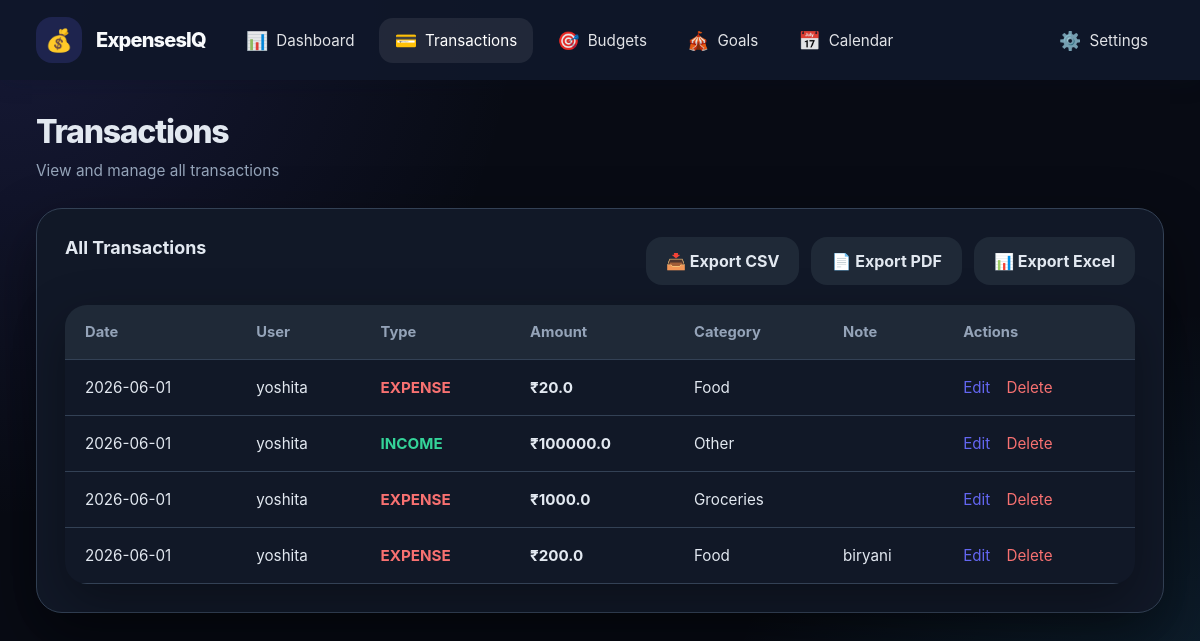
The page /transactions (signed in) on the database as committed earlier.
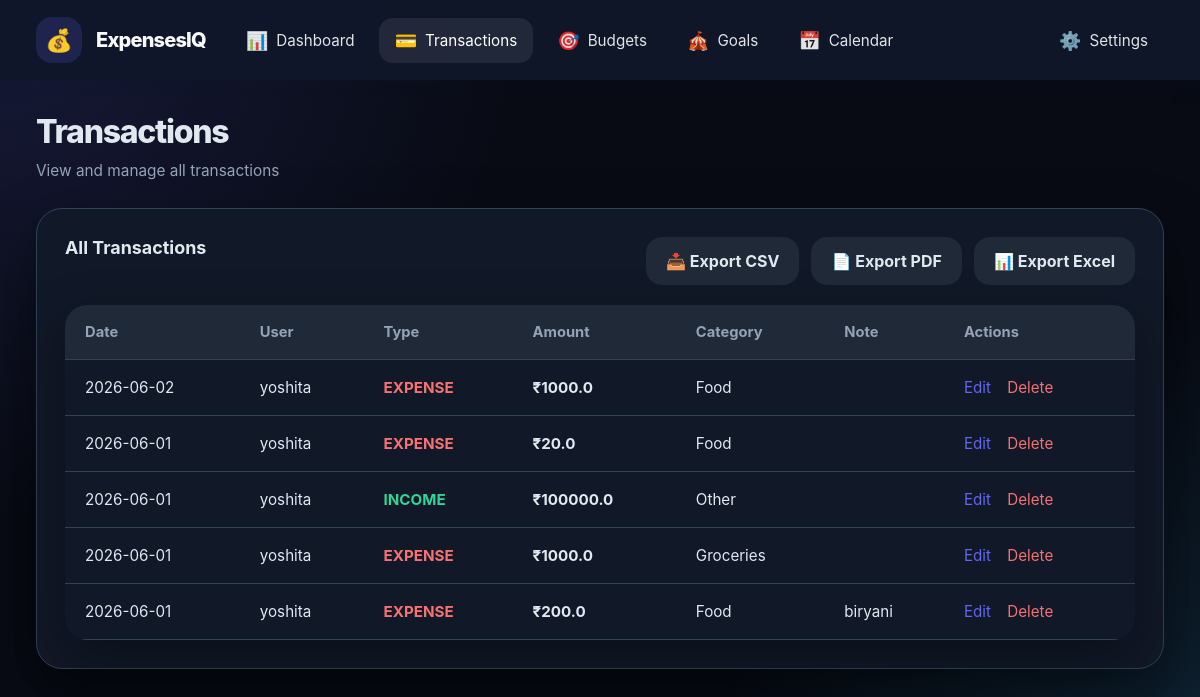
The same page on the database as committed later.
### tables this page shows
CREATE TABLE transactions(

            id INTEGER PRIMARY KEY AUTOINCREMENT,

            group_name TEXT,

            user TEXT,

            amount REAL,

            category TEXT,

            type TEXT,

            note TEXT,

            date TEXT
        );

### app.py (the view)
@app.route('/transactions')
def transactions_page():
    if 'user' not in session:
        return redirect(url_for('login'))
    group_name = session['group_name']
    requested_date = request.args.get('date', '').strip()
    conn = get_db()
    cur = conn.cursor()
    if requested_date:
        cur.execute(
            'SELECT * FROM transactions WHERE group_name=? AND date=? ORDER BY id DESC',
            (group_name, requested_date),
        )
        rows = [dict(r) for r in cur.fetchall()]
        total_for_date = sum(r.get('amount', 0.0) for r in rows if r.get('type') == 'expense')
    else:
        cur.execute('SELECT * FROM transactions WHERE group_name=? ORDER BY id DESC', (group_name,))
        rows = [dict(r) for r in cur.fetchall()]
        total_for_date = None
    conn.close()
    return render_template(
        'transactions.html',
        transactions=rows,
        user=session.get('user'),
        date_filter=requested_date,
        total_for_date=total_for_date,
    )

### app.py (called while the page is built)
@app.after_request
def add_cors(response: Response) -> Response:
    response.headers["Access-Control-Allow-Origin"] = "*"
    response.headers["Access-Control-Allow-Headers"] = (
        "Content-Type,Authorization"
    )
    response.headers["Access-Control-Allow-Methods"] = (
        "GET,POST,OPTIONS"
    )
    return response

def get_db():
    db_path = Path(__file__).resolve().parent / "data.db"
    conn = sqlite3.connect(str(db_path), timeout=10, check_same_thread=False)
    conn.row_factory = sqlite3.Row
    return conn

### templates/transactions.html (shortened to what this page needs)
<!DOCTYPE html>
<html>
<head>
  <link rel="stylesheet" href="/static/style.css">
</head>
<body class="dashboard-page">
  <aside class="sidebar">
    <div class="sidebar-logo">
      <div class="logo-icon">💰</div>
      <span class="logo-text">ExpensesIQ</span>
    </div>
    <nav class="sidebar-nav">
      <a href="{{ url_for('dashboard') }}" class="nav-item">
        <span class="nav-icon">📊</span>
        <span class="nav-text">Dashboard</span>
      </a>
      <a href="{{ url_for('transactions_page') }}" class="nav-item active">
        <span class="nav-icon">💳</span>
        <span class="nav-text">Transactions</span>
      </a>
      <a href="{{ url_for('budgets') }}" class="nav-item">
        <span class="nav-icon">🎯</span>
        <span class="nav-text">Budgets</span>
      </a>
      <a href="{{ url_for('goals_page') }}" class="nav-item">
        <span class="nav-icon">🎪</span>
        <span class="nav-text">Goals</span>
      </a>
      <a href="{{ url_for('calendar_page') }}" class="nav-item">
        <span class="nav-icon">📅</span>
        <span class="nav-text">Calendar</span>
      </a>
    </nav>
    <div class="sidebar-footer">
      <div class="dropdown-menu" id="settingsMenu">
        <button class="dropdown-toggle">
          <span class="nav-icon">⚙️</span>
          <span class="nav-text">Settings</span>
        </button>
      </div>
    </div>
  </aside>
  <main class="dashboard-main">
    <header class="dashboard-header">
      <div class="header-left">
        <h1>Transactions</h1>
        <span class="header-subtitle">View and manage all transactions</span>
      </div>
    </header>
    <section class="dashboard-content">
      <div class="dashboard-card">
        <div class="card-header">
          <div>
            <h2>{% if date_filter %}Transactions for {{ date_filter }}{% else %}All Transactions{% endif %}</h2>
          </div>
          <div class="export-buttons">
            <a href="{{ url_for('export_csv') }}" class="btn-export">📥 Export CSV</a>
            <a href="{{ url_for('export_pdf') }}" class="btn-export">📄 Export PDF</a>
            <a href="{{ url_for('export_xlsx') }}" class="btn-export">📊 Export Excel</a>
          </div>
        </div>
        <div class="content-body">
          {% if transactions %}
          <table class="transaction-table">
            <thead>
              <tr>
                <th>Date</th>
                <th>User</th>
                <th>Type</th>
                <th>Amount</th>
                <th>Category</th>
                <th>Note</th>
                <th>Actions</th>
              </tr>
            </thead>
            <tbody>
              {% for trx in transactions %}
              <tr>
                <td>{{ trx.date }}</td>
                <td>{{ trx.user }}</td>
                <td>
                  <span class="transaction-status {% if trx.type == 'expense' %}expense{% else %}income{% endif %}">
                    {{ trx.type | upper }}
                  </span>
                </td>
                <td class="transaction-amount-strong">₹{{ trx.amount }}</td>
                <td>{{ trx.category }}</td>
                <td class="transaction-note">{{ trx.note }}</td>
                <td>
                  <a href="/edit/{{ trx.id }}" class="transaction-action-link">Edit</a>
                  <a href="/delete/{{ trx.id }}" class="transaction-action-link delete" onclick="return confirm('Are you sure?');">Delete</a>
                </td>
              </tr>
              {% endfor %}
            </tbody>
          </table>
          {% else %}
          <div class="empty-note" style="padding: 32px; text-align: center;">
            <p>No transactions found.</p>
            <p style="margin-top: 8px;">Start adding transactions from the dashboard.</p>
          </div>
          {% endif %}
        </div>
      </div>
    </section>
  </main>
</body>
</html>

### static/style.css (style rules this page uses)
* { margin: 0; padding: 0; box-sizing: border-box; }
html { scroll-behavior: smooth; }
body { font-family: Inter, ui-sans-serif, system-ui, -apple-system, BlinkMacSystemFont, 'Segoe UI', sans-serif; background: radial-gradient(circle at top left, rgba(99,102,241,0.16), transparent 36%), radial-gradient(circle at bottom right, rgba(56,189,248,0.14), transparent 34%), var(--bg); color: var(--text); min-height: 100vh; }
a { color: inherit; }
button, input, select, textarea { font: inherit; }
button { cursor: pointer; }
.dashboard-page { display: flex; flex-direction: column; min-height: 100vh; }
.sidebar { width: 100%; background: rgba(15, 23, 42, 0.95); color: #f8fafc; padding: 0 36px; position: relative; box-shadow: 0 4px 20px rgba(15, 23, 42, 0.15); display: flex; align-items: center; justify-content: space-between; gap: 24px; min-height: 80px; flex-wrap: wrap; }
.sidebar-logo { display: flex; align-items: center; gap: 14px; margin-bottom: 0; flex-shrink: 0; }
.logo-icon { width: 46px; height: 46px; border-radius: 16px; background: rgba(99, 102, 241, 0.18); display: grid; place-items: center; font-size: 22px; }
.logo-text { font-size: 20px; font-weight: 800; letter-spacing: -0.04em; }
.sidebar-nav { display: flex; flex-direction: row; gap: 8px; align-items: center; flex: 1; }
.nav-item { display: flex; align-items: center; gap: 8px; padding: 12px 16px; border-radius: 14px; color: rgba(248,250,252,0.9); transition: all 0.25s ease; text-decoration: none; white-space: nowrap; font-size: 0.95rem; }
.nav-item:hover, .nav-item.active { background: rgba(255,255,255,0.08); color: #fff; }
.nav-icon { font-size: 18px; }
.sidebar-footer { margin-top: 0; padding-top: 0; border-top: none; display: flex; align-items: center; gap: 12px; flex-shrink: 0; }
.dropdown-menu { position: relative; display: flex; align-items: center; }
.dropdown-toggle { display: flex; align-items: center; gap: 8px; padding: 12px 16px; border-radius: 14px; color: rgba(248,250,252,0.9); background: none; border: none; cursor: pointer; transition: all 0.25s ease; text-decoration: none; font-size: 0.95rem; white-space: nowrap; }
.dashboard-main { margin-left: 0; flex: 1; padding: 32px 36px; }
.dashboard-header { display: flex; flex-wrap: wrap; justify-content: space-between; gap: 20px; align-items: flex-start; margin-bottom: 28px; }
.header-left h1 { font-size: clamp(2rem, 2.5vw, 3rem); font-weight: 800; letter-spacing: -0.04em; }
.header-subtitle { display: block; margin-top: 10px; color: var(--muted); font-size: 0.96rem; }
.dashboard-content { padding-bottom: 48px; }
.metric-card, .dashboard-card, .dashboard-panel { background: var(--surface); border-radius: 26px; padding: 28px; border: 1px solid var(--border); box-shadow: var(--shadow); }
.metric-header, .card-header { display: flex; justify-content: space-between; align-items: flex-start; gap: 16px; margin-bottom: 20px; }
.card-header h2 { font-size: 1.12rem; font-weight: 700; }
.form-btn, .btn-export, .button-secondary { border: none; border-radius: 16px; padding: 14px 20px; font-weight: 700; transition: transform 0.2s ease, background 0.2s ease; }
.export-buttons { display: flex; flex-wrap: wrap; gap: 12px; }
.btn-export { display: inline-flex; align-items: center; gap: 10px; background: #1f2937; color: var(--text); text-decoration: none; }
.transaction-table { width: 100%; border-collapse: collapse; border-radius: 22px; overflow: hidden; box-shadow: 0 18px 50px rgba(0, 0, 0, 0.35); background: var(--surface); }
.transaction-table th, .transaction-table td { padding: 18px 20px; text-align: left; border-bottom: 1px solid var(--border); }
.transaction-table th { background: #1f2937; font-size: 0.92rem; color: var(--muted); font-weight: 700; }
.transaction-table td { font-size: 0.95rem; color: var(--text); }
.transaction-table td a { color: var(--primary); text-decoration: none; }
.transaction-status { font-weight: 700; }
.transaction-status.expense { color: var(--danger); }
.transaction-status.income { color: var(--success); }
.transaction-note { max-width: 220px; overflow: hidden; text-overflow: ellipsis; white-space: nowrap; }
.transaction-action-link { color: var(--primary-strong); text-decoration: none; margin-right: 12px; }
.transaction-action-link.delete { color: var(--danger); }
.transaction-amount-strong { font-weight: 700; }
.dashboard-main { margin-left: 0; }
.sidebar { position: relative; width: 100%; height: auto; }
.dashboard-page { flex-direction: column; }

Rows that differ between the two databases and show on the page:
added transactions: date "2026-06-02", user "yoshita", type "EXPENSE", amount "1000.0", category "Food"
